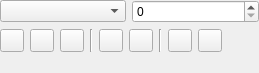
<?xml version="1.0" encoding="UTF-8"?>
<ui version="4.0">
 <class>ArtisticTextShapeConfigWidget</class>
 <widget class="QWidget" name="ArtisticTextShapeConfigWidget">
  <property name="geometry">
   <rect>
    <x>0</x>
    <y>0</y>
    <width>259</width>
    <height>73</height>
   </rect>
  </property>
  <property name="sizePolicy">
   <sizepolicy hsizetype="Ignored" vsizetype="Preferred">
    <horstretch>0</horstretch>
    <verstretch>0</verstretch>
   </sizepolicy>
  </property>
  <layout class="QGridLayout" name="gridLayout">
   <property name="margin">
    <number>0</number>
   </property>
   <item row="0" column="0">
    <widget class="KoFontComboBox" name="fontFamily">
     <property name="sizePolicy">
      <sizepolicy hsizetype="Minimum" vsizetype="Fixed">
       <horstretch>0</horstretch>
       <verstretch>0</verstretch>
      </sizepolicy>
     </property>
    </widget>
   </item>
   <item row="0" column="1">
    <widget class="QSpinBox" name="fontSize">
     <property name="sizePolicy">
      <sizepolicy hsizetype="Preferred" vsizetype="Fixed">
       <horstretch>0</horstretch>
       <verstretch>0</verstretch>
      </sizepolicy>
     </property>
    </widget>
   </item>
   <item row="1" column="0" colspan="2">
    <layout class="QHBoxLayout" name="horizontalLayout">
     <item>
      <widget class="QToolButton" name="anchorStart">
       <property name="text">
        <string/>
       </property>
      </widget>
     </item>
     <item>
      <widget class="QToolButton" name="anchorMiddle">
       <property name="text">
        <string/>
       </property>
      </widget>
     </item>
     <item>
      <widget class="QToolButton" name="anchorEnd">
       <property name="text">
        <string/>
       </property>
      </widget>
     </item>
     <item>
      <widget class="Line" name="line">
       <property name="orientation">
        <enum>Qt::Vertical</enum>
       </property>
      </widget>
     </item>
     <item>
      <widget class="QToolButton" name="bold">
       <property name="text">
        <string/>
       </property>
      </widget>
     </item>
     <item>
      <widget class="QToolButton" name="italic">
       <property name="text">
        <string/>
       </property>
      </widget>
     </item>
     <item>
      <widget class="Line" name="line_2">
       <property name="orientation">
        <enum>Qt::Vertical</enum>
       </property>
      </widget>
     </item>
     <item>
      <widget class="QToolButton" name="superScript">
       <property name="text">
        <string/>
       </property>
      </widget>
     </item>
     <item>
      <widget class="QToolButton" name="subScript">
       <property name="text">
        <string/>
       </property>
      </widget>
     </item>
     <item>
      <spacer name="horizontalSpacer">
       <property name="orientation">
        <enum>Qt::Horizontal</enum>
       </property>
       <property name="sizeHint" stdset="0">
        <size>
         <width>40</width>
         <height>20</height>
        </size>
       </property>
      </spacer>
     </item>
    </layout>
   </item>
   <item row="2" column="0" colspan="2">
    <spacer name="verticalSpacer">
     <property name="orientation">
      <enum>Qt::Vertical</enum>
     </property>
     <property name="sizeHint" stdset="0">
      <size>
       <width>20</width>
       <height>40</height>
      </size>
     </property>
    </spacer>
   </item>
  </layout>
 </widget>
 <customwidgets>
  <customwidget>
   <class>KoFontComboBox</class>
   <extends>QComboBox</extends>
   <header>KoFontComboBox.h</header>
  </customwidget>
 </customwidgets>
 <resources/>
 <connections/>
</ui>
